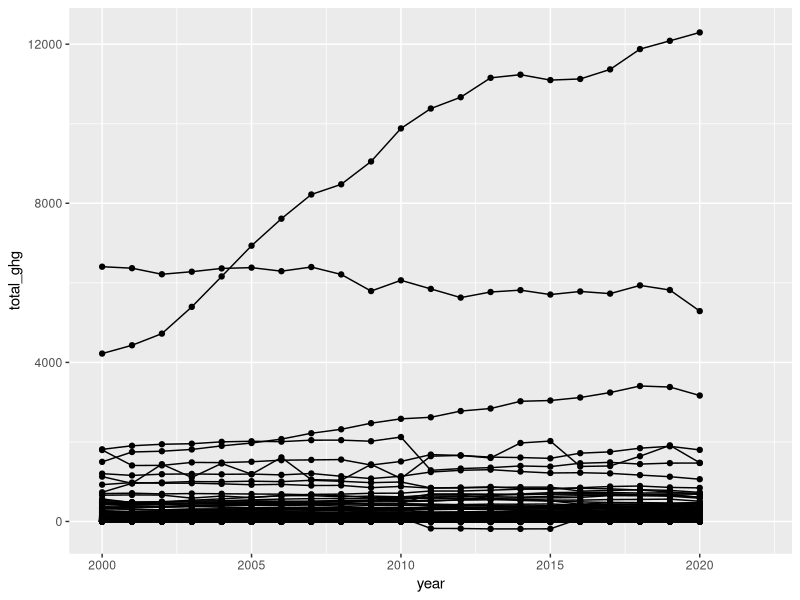
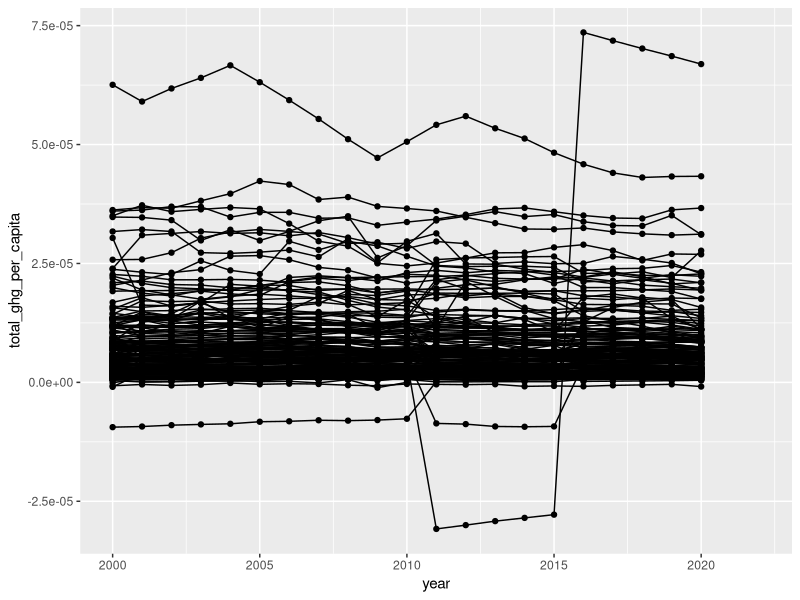
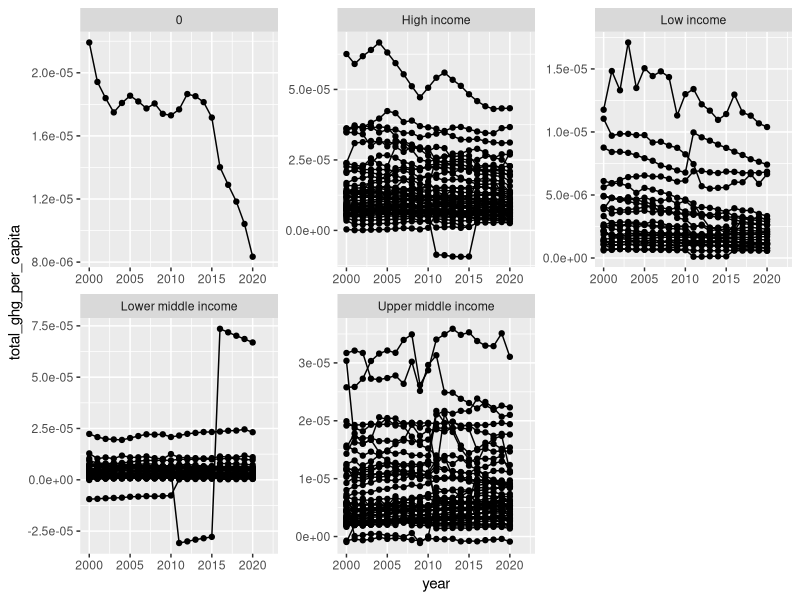
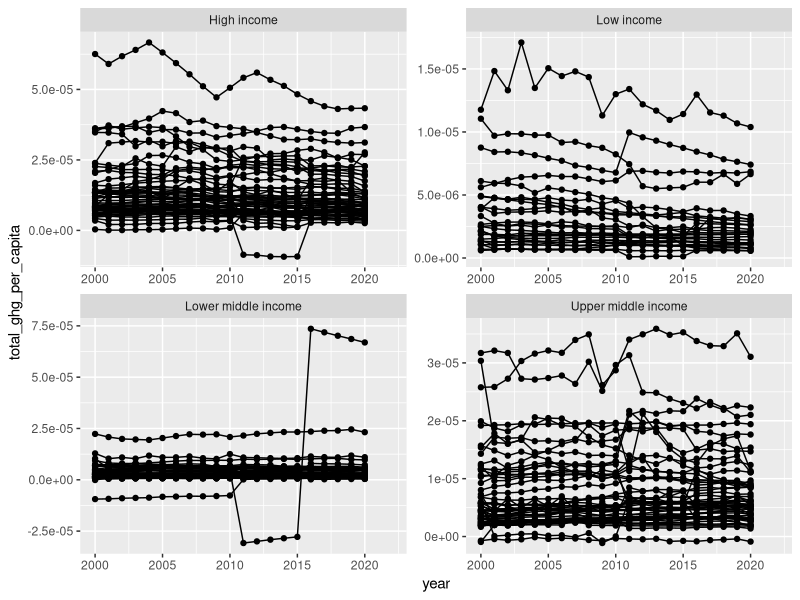
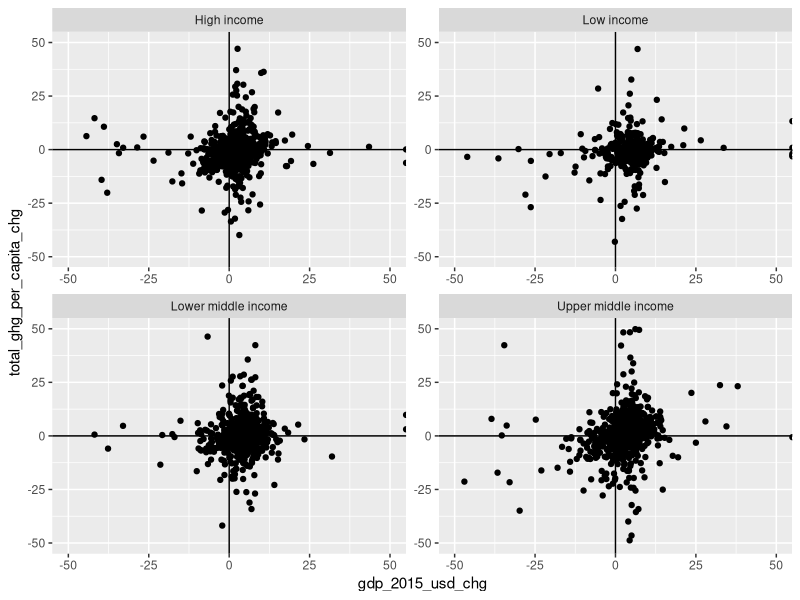
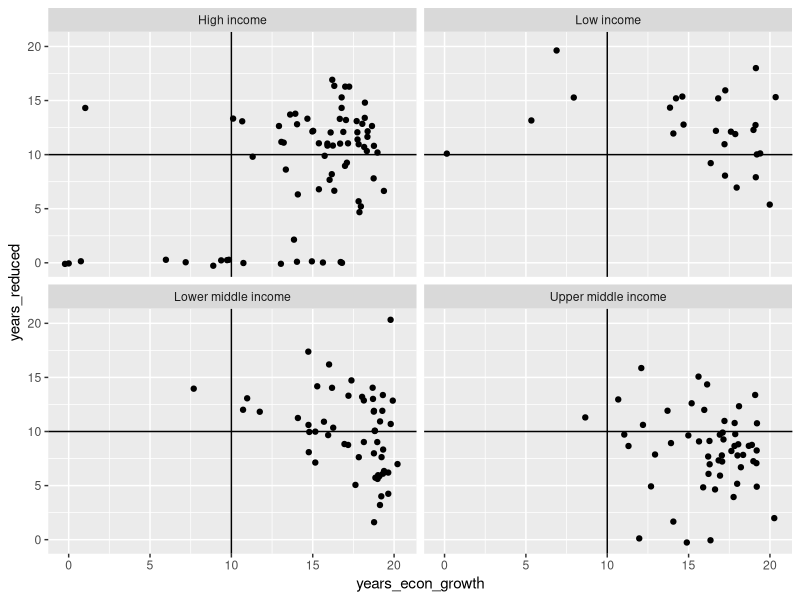
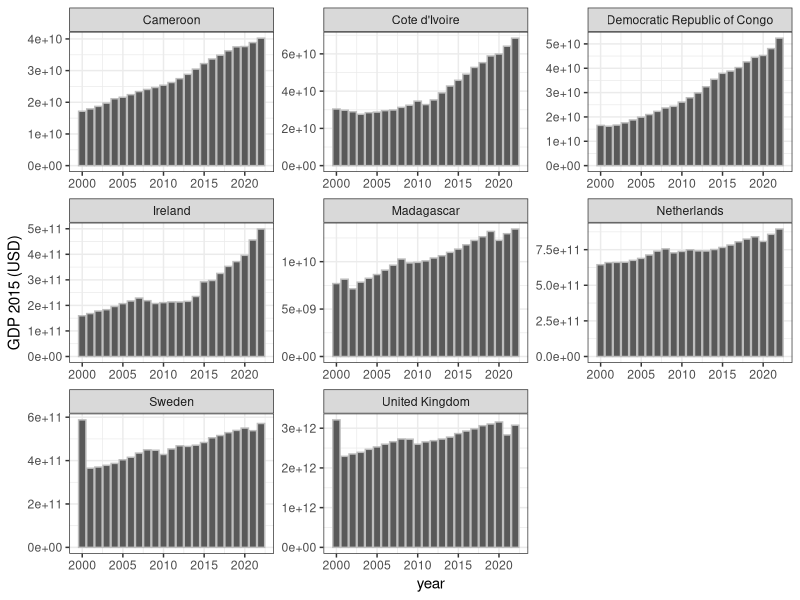
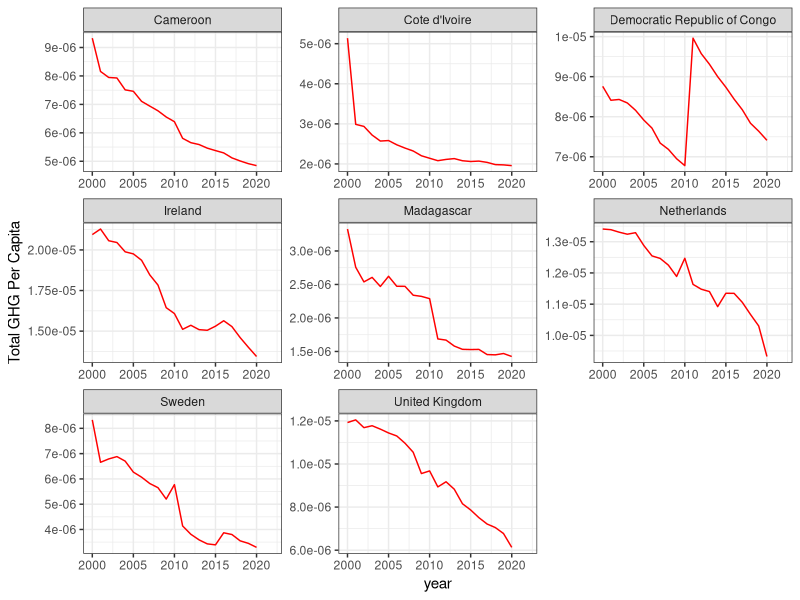

These figures' R source, in order:
## ---- chunk 1
knitr::opts_chunk$set(echo = TRUE, error = FALSE, warning = FALSE, message = FALSE)
options(repos = "https://cran.rstudio.com/")
## ---- chunk 2
library(readr)
## ---- chunk 3
national_ghg_emissions <- read_csv("ghgs_time_series_9.csv")
head(national_ghg_emissions)
## ---- chunk 4
library(tidyverse)
## ---- chunk 5
ggplot(national_ghg_emissions, aes(year, total_ghg, group=country)) + geom_line() + geom_point()
## ---- chunk 6
national_ghg_emissions <- national_ghg_emissions %>% 
  mutate(total_ghg_per_capita = total_ghg / population)

ggplot(national_ghg_emissions, aes(year, total_ghg_per_capita, group=country)) + 
  geom_line() + geom_point()
## ---- chunk 7
ggplot(national_ghg_emissions, aes(year, total_ghg_per_capita, group=country)) + 
  geom_line() + geom_point() + facet_wrap(~econ_class, scales="free")
## ---- chunk 8
no_econ_class <- national_ghg_emissions %>% 
  filter(econ_class == 0) %>% 
  select(country)
print(no_econ_class)
## ---- chunk 9
print(no_econ_class, n = 23)
## ---- chunk 10
national_ghg_emissions <- national_ghg_emissions %>% 
  mutate(econ_class = ifelse(econ_class == 0, NA, econ_class))

national_ghg_emissions %>% 
  filter(!is.na(econ_class)) %>% 
  ggplot(aes(year, total_ghg_per_capita, group=country)) + 
  geom_line() + geom_point() + facet_wrap(~econ_class, scales = "free")
## ---- chunk 11
national_ghg_emissions <- national_ghg_emissions %>%
  arrange(country, year) %>% 
  group_by(country) %>% 
  mutate(total_ghg_annual_chg = ifelse(total_ghg > 0, ((total_ghg - lag(total_ghg)) / lag(total_ghg))*100, NA),
        total_ghg_per_capita_chg = ifelse(total_ghg_per_capita > 0,((total_ghg_per_capita - lag(total_ghg_per_capita)) / lag(total_ghg_per_capita))*100, NA),
        gdp_2015_usd_chg = ifelse(gdp_2015_usd > 0, ((gdp_2015_usd - lag(gdp_2015_usd)) / lag(gdp_2015_usd))*100, NA),
        gdp_2017_ppp_chg = ifelse(gdp_2017_ppp > 0, ((gdp_2017_ppp - lag(gdp_2017_ppp)) / lag(gdp_2017_ppp))*100, NA),
        gdp_constant_lcu_chg = ifelse(gdp_constant_lcu > 0, ((gdp_constant_lcu - lag(gdp_constant_lcu)) / lag(gdp_constant_lcu))*100, NA),
        gdp_current_usd_chg = ifelse(gdp_current_usd > 0, ((gdp_current_usd - lag(gdp_current_usd)) / lag(gdp_current_usd))*100, NA))
## ---- chunk 12
national_ghg_emissions %>% 
  filter(!is.na(econ_class)) %>%
  ggplot(aes(gdp_2015_usd_chg, total_ghg_per_capita_chg)) + 
  geom_point() + geom_vline(xintercept = 0, linetype = "solid") +
  geom_hline(yintercept = 0, linetype = "solid") +
  facet_wrap(~econ_class, scales = "free") +
  xlim(-50, 50) + 
  ylim(-50, 50)
## ---- chunk 13
emissions_reductions <- national_ghg_emissions %>% 
  group_by(country, econ_class) %>% 
  filter(year >= 2000 & year <= 2020) %>% 
  summarize(years_reduced = sum(total_ghg_per_capita_chg < 0, na.rm = TRUE),
            years_econ_growth = sum(gdp_2015_usd_chg > 0, na.rm = TRUE)) %>% 
  arrange(desc(years_reduced))
head(emissions_reductions)
## ---- chunk 14
gg_plot2 <- emissions_reductions %>% 
  filter(!is.na(econ_class)) %>%
  ggplot(aes(years_econ_growth, years_reduced)) + 
  geom_point(position="jitter") + 
  geom_vline(xintercept = 10, linetype = "solid") +
  geom_hline(yintercept = 10, linetype = "solid") +
  facet_wrap(~econ_class)
gg_plot2
## ---- chunk 15
possible_green_growth <- emissions_reductions %>% 
  filter(years_reduced > 15 & years_econ_growth > 15)
possible_green_growth
## ---- chunk 16
possible_gg_time_series <- national_ghg_emissions %>% 
  filter(country %in% possible_green_growth$country)
## ---- chunk 17
possible_gg_time_series %>%
  ggplot(aes(x = year, y = gdp_2015_usd)) +
  geom_bar(stat = "identity", color = "grey") +
  facet_wrap(~ country, scales="free") +
  labs(y = "GDP 2015 (USD)") +
  theme_bw()
## ---- chunk 18
possible_gg_time_series %>%
  ggplot(aes(x = year, y = total_ghg_per_capita)) +
  geom_line(color = "red") +
  facet_wrap(~ country, scales = "free") +
  labs(y = "Total GHG Per Capita") +
  theme_bw()
## ---- chunk 19
possible_gg_time_series %>%
  ggplot(aes(x = year, y = total_ghg)) +
  geom_line(color = "red") +
  facet_wrap(~ country, scales = "free") +
  labs(y = "Total GHGs (Mt CO2-eq") +
  theme_bw()
## ---- chunk 20
possible_gg_time_series <- possible_gg_time_series %>%
  mutate(total_ghgs_with_trade = if_else(is.na(trade_co2),total_ghg, total_ghg + trade_co2))

possible_gg_time_series %>%
  ggplot(aes(x = year, y = total_ghgs_with_trade)) +
  geom_line(color = "red") +
  facet_wrap(~ country, scales = "free") +
  labs(y = "Total GHGs Including Trade (Mt CO2-eq)") +
  theme_bw()
## ---- chunk 21
recent_emissions_reductions <- national_ghg_emissions %>% 
  filter(year >= 2010 & year <= 2020) %>% 
  group_by(country, econ_class) %>% 
  summarize(years_reduced = sum(total_ghg_per_capita_chg < 0, na.rm = TRUE),
            years_econ_growth = sum(gdp_2015_usd_chg > 0, na.rm = TRUE)) %>% 
  arrange(desc(years_reduced))
## ---- chunk 22
recent_emissions_reductions %>% 
  filter(!is.na(econ_class)) %>%
  ggplot(aes(years_econ_growth, years_reduced)) + 
  geom_point(position = "jitter") + 
  geom_vline(xintercept = 5, linetype = "solid") +
  geom_hline(yintercept = 5, linetype = "solid") +
  facet_wrap(~econ_class)
gg_plot2
## ---- chunk 23
possible_recent_green_growth <- recent_emissions_reductions %>% 
  filter(years_reduced > 7 & years_econ_growth > 7) %>% 
  arrange(desc(years_reduced))
head(possible_recent_green_growth)
unique(possible_recent_green_growth$country)
## ---- chunk 24
possible_recent_green_growth %>% 
  ggplot(aes(x = econ_class)) +
  geom_bar()
## ---- chunk 25
recent_gg_time_series <- national_ghg_emissions %>% 
  filter(country %in% possible_recent_green_growth$country & year >= 2010 & year <= 2020)
## ---- chunk 26
recent_gg_time_series %>%
  ggplot(aes(x = year, y = gdp_2015_usd)) +
  geom_bar(stat = "identity", color = "grey") +
  facet_wrap(~ country, scales="free") +
  labs(y = "GDP 2015 (USD)") +
  theme_bw()
  
recent_gg_time_series %>%
  ggplot(aes(x = year, y = total_ghg_per_capita)) +
  geom_line(color = "red") +
  facet_wrap(~ country, scales = "free") +
  labs(y = "Total GHG Per Capita (Mt CO2-eq)") +
  theme_bw()
## ---- chunk 27
recent_gg_time_series %>%
  ggplot(aes(x = year, y = total_ghg)) +
  geom_line(color = "red") +
  facet_wrap(~ country, scales = "free") +
  labs(y = "Total GHGs (Mt CO2-eq)") +
  theme_bw()
## ---- chunk 28
recent_gg_time_series <- recent_gg_time_series %>%
  mutate(total_ghgs_with_trade = if_else(is.na(trade_co2),total_ghg, total_ghg + trade_co2))

recent_gg_time_series %>%
  ggplot(aes(x = year, y = total_ghgs_with_trade)) +
  geom_line(color = "red") +
  facet_wrap(~ country, scales = "free") +
  labs(y = "Total GHG (Mt CO2-eq") +
  theme_bw()
## ---- chunk 29
possible_gg_countries_list <- c("Denmark","East Timor", "Iceland", "Ireland", 
                                "Luxembourg", "Madagascar", "Netherlands", 
                                "North Macedonia", "Sweden", "United Kingdom")
possible_gg_countries_list
## ---- chunk 30
library(forecast)
## ---- chunk 31
national_ghg_emissions_forecast <- national_ghg_emissions %>%
  filter(country %in% possible_gg_countries_list & year >= 2000 & year <= 2020) %>% 
  mutate(total_ghgs_with_trade = if_else(is.na(trade_co2),total_ghg, total_ghg + trade_co2))
## ---- chunk 32
for (country in unique(national_ghg_emissions_forecast$country)) {
  country_data <- national_ghg_emissions_forecast[national_ghg_emissions_forecast$country == country, ]
  emissions_model <- auto.arima(country_data$total_ghgs_with_trade)
  emissions_forecasts <- forecast(emissions_model, h = 30)  
  print(
    plot(emissions_forecasts,
         main = paste(country, "GHG Emissions Forecast"),
         xlab = "Years (0=2000, 50=2050)",
         ylab = "Total GHGs with Trade (Mt CO2-eq)")
  )
}
## ---- chunk 33
national_ghg_emissions <- national_ghg_emissions %>% 
  filter(year >= 2000 & year <= 2020) %>% 
  mutate(total_ghgs_with_trade = if_else(is.na(trade_co2),total_ghg, total_ghg + trade_co2))

emissions_2000_to_2020_rankings <- national_ghg_emissions %>% 
  group_by(country) %>% 
  summarize(econ_class=first(econ_class), 
            total_emissions = sum(total_ghgs_with_trade, na.rm = TRUE)) %>%
  arrange(desc(total_emissions))
head(emissions_2000_to_2020_rankings)
## ---- chunk 34
potential_net_zero_countries <- c("Denmark", "East Timor", "United Kingdom")
row_numbers <- which(emissions_2000_to_2020_rankings$country %in% potential_net_zero_countries)
net_zero_overall_ranks <- data.frame(country = emissions_2000_to_2020_rankings$country[row_numbers],
                                     ranking = row_numbers)
net_zero_overall_ranks
## ---- chunk 35
emissions_2000_to_2020_rankings <- emissions_2000_to_2020_rankings %>% 
  mutate(proportion = total_emissions / sum(total_emissions))
head(emissions_2000_to_2020_rankings, 20)
## ---- chunk 36
emissions_2000_to_2020_rankings %>% 
  ggplot(aes(total_emissions)) +
  geom_histogram() +
  theme_bw()

emissions_2000_to_2020_rankings %>% 
  ggplot(aes(proportion)) +
  geom_boxplot() +
  theme_bw()
## ---- chunk 37
top_20 <- seq(1, 20, 1)
top_20_emitters <- data.frame(country=emissions_2000_to_2020_rankings$country[top_20])

emissions_2000_to_2020_rankings %>% 
  filter(country %in% top_20_emitters$country) %>% 
  summarize(top_20_proportion = 100*sum(proportion))
## ---- chunk 38
national_ghg_emissions_forecast2 <- national_ghg_emissions %>%
  filter(country %in% top_20_emitters$country & year >= 2000 & year <= 2020) %>% 
  mutate(total_ghgs_with_trade = if_else(is.na(trade_co2),total_ghg, total_ghg + trade_co2))


for (country in unique(national_ghg_emissions_forecast2$country)) {
  country_data <- national_ghg_emissions_forecast2[national_ghg_emissions_forecast2$country == country, ]
  emissions_model <- auto.arima(country_data$total_ghgs_with_trade)
  emissions_forecasts <- forecast(emissions_model, h = 30)  
  print(
    plot(emissions_forecasts,
         main = paste(country, "GHG Emissions Forecast"),
         xlab = "Years (0=2000, 50=2050)",
         ylab = "Total GHGs with Trade (Mt CO2-eq)")
  )
}
